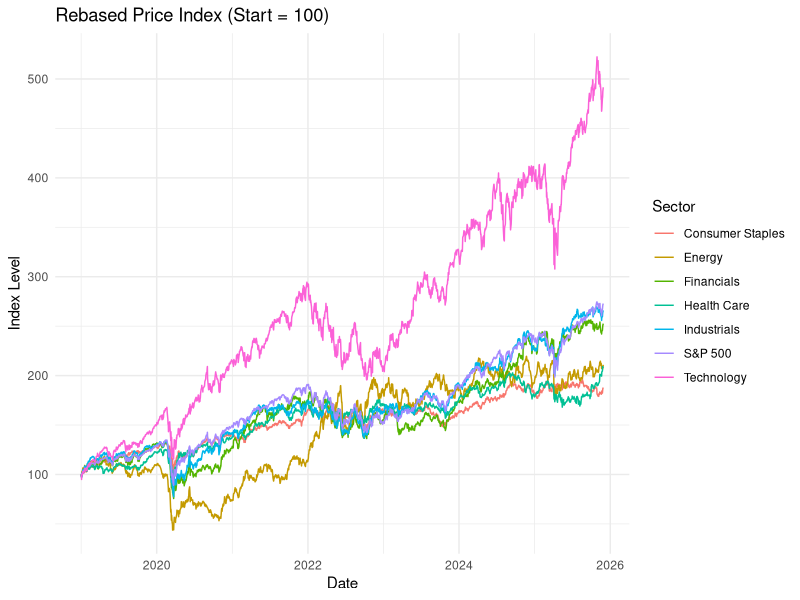

Write the R code that produced this figure.
## ---- chunk 1
library(tidyverse)

# 1. Read the CSV cleanly
sector <- readr::read_csv("sector_etfs_clean.csv", show_col_types = FALSE) |>
  mutate(Date = as.Date(Date))   # make sure Date is a Date

# 2. Rebase prices (start = 100 for each sector)
sector_norm <- sector |>
  group_by(Sector) |>
  arrange(Date, .by_group = TRUE) |>
  mutate(
    base_price = first(`Adj Close`),
    rebased = `Adj Close` / base_price * 100
  ) |>
  ungroup()

# 3. Plot
ggplot(sector_norm, aes(x = Date, y = rebased, color = Sector)) +
  geom_line() +
  labs(
    title = "Rebased Price Index (Start = 100)",
    y = "Index Level",
    x = "Date"
  ) +
  theme_minimal()

